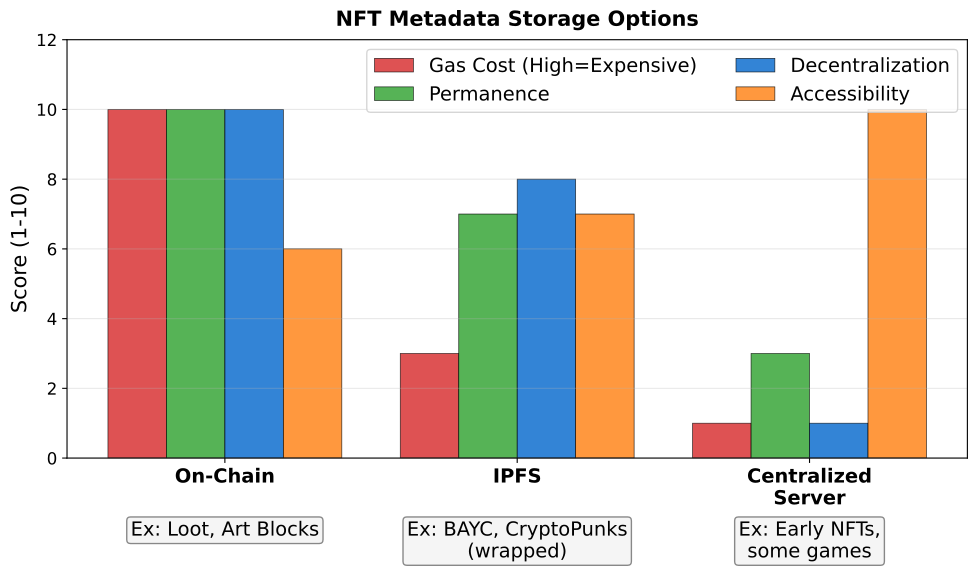

Write the Python code that produced this figure.
"""
NFT Metadata Storage Comparison
On-chain vs IPFS vs Centralized
"""

import matplotlib.pyplot as plt
import numpy as np
from pathlib import Path

CHART_METADATA = {
    'title': 'Metadata Storage',
    'url': 'https://github.com/Digital-AI-Finance/Blockchain_Crypto/tree/main/Module_B_Ethereum_Smart_Contracts/L18_ERC721_ERC1155_Standards/charts/03_metadata_storage'
}

plt.rcParams.update({
    'font.size': 14,
    'axes.labelsize': 14,
    'axes.titlesize': 16,
    'xtick.labelsize': 12,
    'ytick.labelsize': 12,
    'legend.fontsize': 12,
    'figure.figsize': (10, 6),
    'figure.dpi': 150
})

MLPURPLE = '#3333B2'
MLBLUE = '#0066CC'
MLORANGE = '#FF7F0E'
MLGREEN = '#2CA02C'
MLRED = '#D62728'

fig, ax = plt.subplots(figsize=(10, 6))

# Storage options
options = ['On-Chain', 'IPFS', 'Centralized\nServer']

# Characteristics (scale 1-10)
characteristics = {
    'Gas Cost': [10, 3, 1],  # Lower is better, inverted display
    'Permanence': [10, 7, 3],
    'Decentralization': [10, 8, 1],
    'Accessibility': [6, 7, 10],
}

x = np.arange(len(options))
width = 0.2
colors = [MLRED, MLGREEN, MLBLUE, MLORANGE]

for i, (char, values) in enumerate(characteristics.items()):
    if char == 'Gas Cost':
        # Invert for display (high gas = bad = show high bar)
        display_values = values
        label = 'Gas Cost (High=Expensive)'
    else:
        display_values = values
        label = char
    bars = ax.bar(x + i * width - 0.3, display_values, width, label=label,
                  color=colors[i], edgecolor='black', linewidth=0.5, alpha=0.8)

ax.set_ylabel('Score (1-10)', fontsize=15)
ax.set_xticks(x)
ax.set_xticklabels(options, fontsize=14, fontweight='bold')
ax.set_ylim(0, 12)

ax.legend(loc='upper right', fontsize=14, ncol=2)
ax.grid(True, alpha=0.3, axis='y')

# Examples
examples = ['Loot, Art Blocks', 'BAYC, CryptoPunks\n(wrapped)', 'Early NFTs,\nsome games']
for i, ex in enumerate(examples):
    ax.text(i, -1.8, f'Ex: {ex}', ha='center', fontsize=14, va='top',
            bbox=dict(boxstyle='round,pad=0.2', facecolor='#F5F5F5', edgecolor='#888'))

ax.set_title('NFT Metadata Storage Options', fontweight='bold', fontsize=15, pad=10)
plt.tight_layout()

output_path = Path(__file__).parent / 'chart.pdf'
plt.savefig(output_path, bbox_inches='tight', dpi=300)
print(f"Chart saved to: {output_path.absolute()}")
plt.close()
